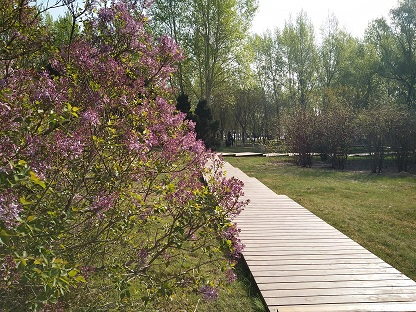
#> input picture Resources/PythonOpenCV从入门到实践配套源代码/code/05/02/demo.png, 416 x 312 px
$ python resizeDemo.py
#> lines starting #> are read from the running program, lines starting #| are printed output that depends on the picture
import cv2
img = cv2.imread("demo.png")  # 读取图像
#> img is the input picture: shape (312, 416, 3); mean B, G, R 93.8, 116.8, 123.1
dst3 = cv2.resize(img, None, fx=1 / 3, fy=1 / 2)  # 将宽缩小到原来的1/3、高缩小到原来的1/2
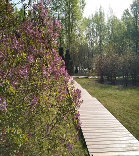
#> dst3: shape (156, 139, 3); mean B, G, R 93.8, 116.9, 123.1
dst4 = cv2.resize(img, None, fx=2, fy=2)  # 将宽高扩大2倍
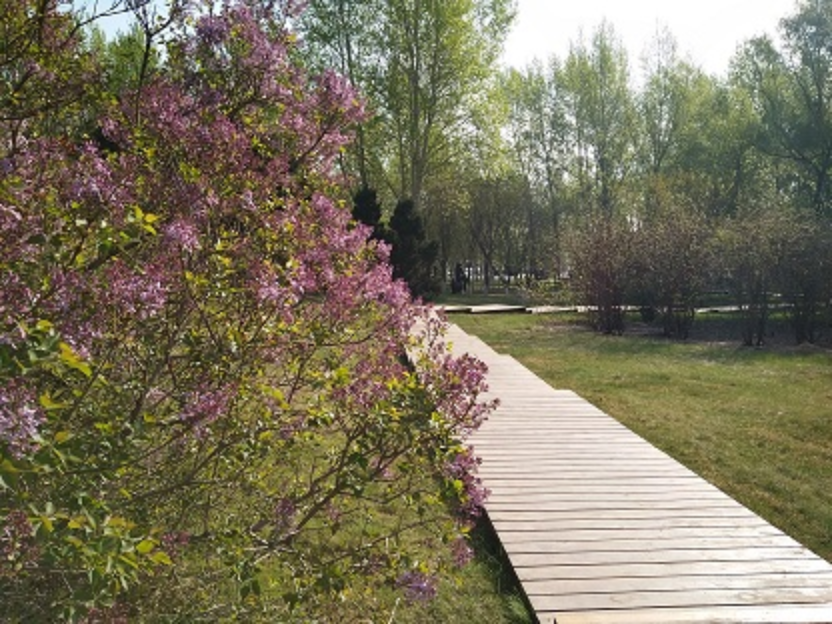
#> dst4: shape (624, 832, 3); mean B, G, R 93.7, 116.8, 123.1
cv2.imshow("img", img)  # 显示原图
cv2.imshow("dst3", dst3)  # 显示缩放图像
cv2.imshow("dst4", dst4)  # 显示缩放图像
cv2.waitKey()  # 按下任何键盘按键后
cv2.destroyAllWindows()  # 释放所有窗体
